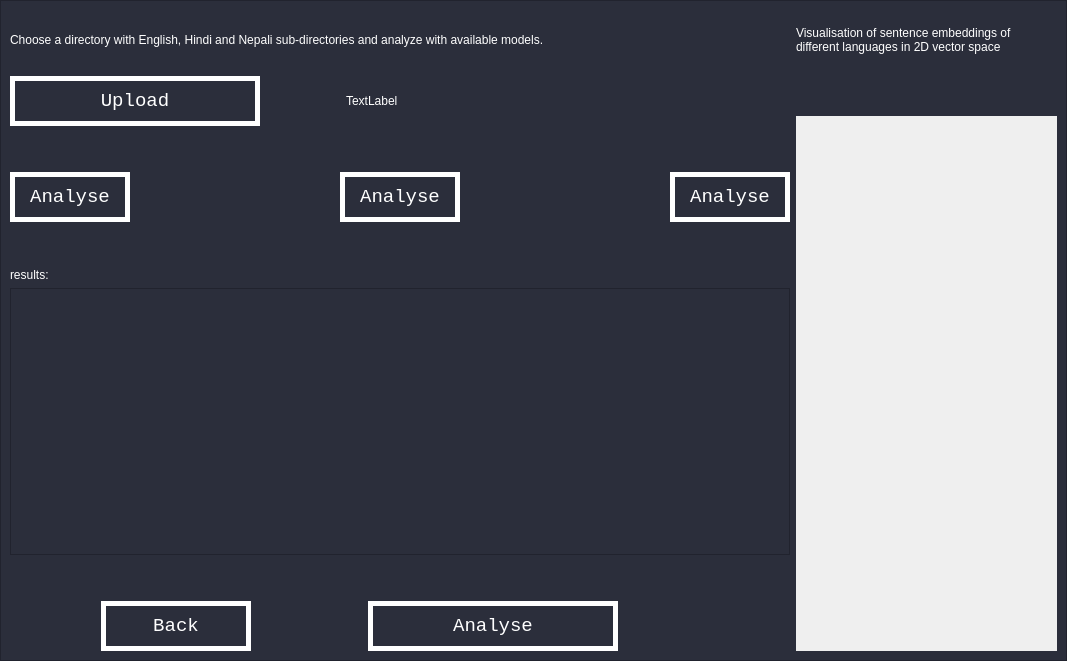
<?xml version="1.0" encoding="UTF-8"?>
<ui version="4.0">
 <class>player_window</class>
 <widget class="QMainWindow" name="player_window">
  <property name="enabled">
   <bool>true</bool>
  </property>
  <property name="geometry">
   <rect>
    <x>0</x>
    <y>0</y>
    <width>1067</width>
    <height>661</height>
   </rect>
  </property>
  <property name="sizePolicy">
   <sizepolicy hsizetype="Expanding" vsizetype="Expanding">
    <horstretch>1</horstretch>
    <verstretch>1</verstretch>
   </sizepolicy>
  </property>
  <property name="windowTitle">
   <string>MainWindow</string>
  </property>
  <property name="autoFillBackground">
   <bool>false</bool>
  </property>
  <property name="styleSheet">
   <string notr="true">background: rgb(43, 46, 59);
</string>
  </property>
  <widget class="QWidget" name="layout">
   <property name="minimumSize">
    <size>
     <width>1067</width>
     <height>661</height>
    </size>
   </property>
   <property name="cursor">
    <cursorShape>ArrowCursor</cursorShape>
   </property>
   <property name="styleSheet">
    <string notr="true">QWidget#landing{
background: rgb(43, 46, 59);
}</string>
   </property>
   <layout class="QGridLayout" name="gridLayout_2">
    <property name="leftMargin">
     <number>0</number>
    </property>
    <property name="topMargin">
     <number>0</number>
    </property>
    <property name="rightMargin">
     <number>0</number>
    </property>
    <property name="bottomMargin">
     <number>0</number>
    </property>
    <item row="0" column="0">
     <widget class="QFrame" name="frame">
      <property name="sizePolicy">
       <sizepolicy hsizetype="Expanding" vsizetype="Expanding">
        <horstretch>1</horstretch>
        <verstretch>1</verstretch>
       </sizepolicy>
      </property>
      <property name="sizeIncrement">
       <size>
        <width>10</width>
        <height>10</height>
       </size>
      </property>
      <property name="baseSize">
       <size>
        <width>200</width>
        <height>800</height>
       </size>
      </property>
      <property name="frameShape">
       <enum>QFrame::StyledPanel</enum>
      </property>
      <property name="frameShadow">
       <enum>QFrame::Raised</enum>
      </property>
      <layout class="QGridLayout" name="gridLayout">
       <item row="0" column="0">
        <layout class="QVBoxLayout" name="verticalLayout">
         <item>
          <widget class="QLabel" name="instructions_l">
           <property name="sizePolicy">
            <sizepolicy hsizetype="Expanding" vsizetype="Fixed">
             <horstretch>1</horstretch>
             <verstretch>0</verstretch>
            </sizepolicy>
           </property>
           <property name="minimumSize">
            <size>
             <width>0</width>
             <height>60</height>
            </size>
           </property>
           <property name="styleSheet">
            <string notr="true">font: 12pt &quot;MS Reference Sans Serif&quot;;
color: white;</string>
           </property>
           <property name="frameShape">
            <enum>QFrame::NoFrame</enum>
           </property>
           <property name="text">
            <string>Choose a directory with English, Hindi and Nepali sub-directories and analyze with available models.</string>
           </property>
           <property name="scaledContents">
            <bool>false</bool>
           </property>
           <property name="alignment">
            <set>Qt::AlignLeading|Qt::AlignLeft|Qt::AlignVCenter</set>
           </property>
           <property name="wordWrap">
            <bool>true</bool>
           </property>
           <property name="margin">
            <number>0</number>
           </property>
          </widget>
         </item>
         <item>
          <layout class="QHBoxLayout" name="horizontalLayout">
           <item>
            <widget class="QPushButton" name="analyse_b_2">
             <property name="sizePolicy">
              <sizepolicy hsizetype="Fixed" vsizetype="Fixed">
               <horstretch>0</horstretch>
               <verstretch>0</verstretch>
              </sizepolicy>
             </property>
             <property name="minimumSize">
              <size>
               <width>250</width>
               <height>50</height>
              </size>
             </property>
             <property name="baseSize">
              <size>
               <width>100</width>
               <height>100</height>
              </size>
             </property>
             <property name="styleSheet">
              <string notr="true">:enabled {
border-radius: 0px;
font-family: Courier New;
color: #ffffff;
font-size: 14pt;
background: transparent;
padding: 10pt 20pt 10pt 20pt;
border: 5px solid #ffffff;
text-decoration: none;
}
:hover {
background: white;
color: rgb(43, 46, 59);
border: 0px;
}</string>
             </property>
             <property name="text">
              <string>Upload</string>
             </property>
             <property name="default">
              <bool>false</bool>
             </property>
             <property name="flat">
              <bool>false</bool>
             </property>
            </widget>
           </item>
           <item>
            <spacer name="horizontalSpacer_3">
             <property name="orientation">
              <enum>Qt::Horizontal</enum>
             </property>
             <property name="sizeType">
              <enum>QSizePolicy::Fixed</enum>
             </property>
             <property name="sizeHint" stdset="0">
              <size>
               <width>80</width>
               <height>20</height>
              </size>
             </property>
            </spacer>
           </item>
           <item>
            <widget class="QLabel" name="label">
             <property name="styleSheet">
              <string notr="true">font: 12pt &quot;MS Reference Sans Serif&quot;;
color: white;</string>
             </property>
             <property name="text">
              <string>TextLabel</string>
             </property>
            </widget>
           </item>
          </layout>
         </item>
         <item>
          <spacer name="verticalSpacer_4">
           <property name="orientation">
            <enum>Qt::Vertical</enum>
           </property>
           <property name="sizeType">
            <enum>QSizePolicy::Fixed</enum>
           </property>
           <property name="sizeHint" stdset="0">
            <size>
             <width>20</width>
             <height>40</height>
            </size>
           </property>
          </spacer>
         </item>
         <item>
          <layout class="QHBoxLayout" name="horizontalLayout_5">
           <item>
            <widget class="QPushButton" name="analyse_b_5">
             <property name="sizePolicy">
              <sizepolicy hsizetype="Fixed" vsizetype="Fixed">
               <horstretch>0</horstretch>
               <verstretch>0</verstretch>
              </sizepolicy>
             </property>
             <property name="minimumSize">
              <size>
               <width>120</width>
               <height>50</height>
              </size>
             </property>
             <property name="baseSize">
              <size>
               <width>100</width>
               <height>100</height>
              </size>
             </property>
             <property name="styleSheet">
              <string notr="true">:enabled {
border-radius: 0px;
font-family: Courier New;
color: #ffffff;
font-size: 14pt;
background: transparent;
padding: 10pt 20pt 10pt 20pt;
border: 5px solid #ffffff;
text-decoration: none;
}
:hover {
background: white;
color: rgb(43, 46, 59);
border: 0px;
}</string>
             </property>
             <property name="text">
              <string>Analyse</string>
             </property>
             <property name="default">
              <bool>false</bool>
             </property>
             <property name="flat">
              <bool>false</bool>
             </property>
            </widget>
           </item>
           <item>
            <spacer name="horizontalSpacer_7">
             <property name="orientation">
              <enum>Qt::Horizontal</enum>
             </property>
             <property name="sizeHint" stdset="0">
              <size>
               <width>80</width>
               <height>20</height>
              </size>
             </property>
            </spacer>
           </item>
           <item>
            <widget class="QPushButton" name="analyse_b_6">
             <property name="sizePolicy">
              <sizepolicy hsizetype="Fixed" vsizetype="Fixed">
               <horstretch>0</horstretch>
               <verstretch>0</verstretch>
              </sizepolicy>
             </property>
             <property name="minimumSize">
              <size>
               <width>120</width>
               <height>50</height>
              </size>
             </property>
             <property name="baseSize">
              <size>
               <width>100</width>
               <height>100</height>
              </size>
             </property>
             <property name="styleSheet">
              <string notr="true">:enabled {
border-radius: 0px;
font-family: Courier New;
color: #ffffff;
font-size: 14pt;
background: transparent;
padding: 10pt 20pt 10pt 20pt;
border: 5px solid #ffffff;
text-decoration: none;
}
:hover {
background: white;
color: rgb(43, 46, 59);
border: 0px;
}</string>
             </property>
             <property name="text">
              <string>Analyse</string>
             </property>
             <property name="default">
              <bool>false</bool>
             </property>
             <property name="flat">
              <bool>false</bool>
             </property>
            </widget>
           </item>
           <item>
            <spacer name="horizontalSpacer_8">
             <property name="orientation">
              <enum>Qt::Horizontal</enum>
             </property>
             <property name="sizeHint" stdset="0">
              <size>
               <width>80</width>
               <height>20</height>
              </size>
             </property>
            </spacer>
           </item>
           <item>
            <widget class="QPushButton" name="analyse_b_7">
             <property name="sizePolicy">
              <sizepolicy hsizetype="Fixed" vsizetype="Fixed">
               <horstretch>0</horstretch>
               <verstretch>0</verstretch>
              </sizepolicy>
             </property>
             <property name="minimumSize">
              <size>
               <width>120</width>
               <height>50</height>
              </size>
             </property>
             <property name="baseSize">
              <size>
               <width>100</width>
               <height>100</height>
              </size>
             </property>
             <property name="styleSheet">
              <string notr="true">:enabled {
border-radius: 0px;
font-family: Courier New;
color: #ffffff;
font-size: 14pt;
background: transparent;
padding: 10pt 20pt 10pt 20pt;
border: 5px solid #ffffff;
text-decoration: none;
}
:hover {
background: white;
color: rgb(43, 46, 59);
border: 0px;
}</string>
             </property>
             <property name="text">
              <string>Analyse</string>
             </property>
             <property name="default">
              <bool>false</bool>
             </property>
             <property name="flat">
              <bool>false</bool>
             </property>
            </widget>
           </item>
          </layout>
         </item>
         <item>
          <spacer name="verticalSpacer_2">
           <property name="orientation">
            <enum>Qt::Vertical</enum>
           </property>
           <property name="sizeType">
            <enum>QSizePolicy::Fixed</enum>
           </property>
           <property name="sizeHint" stdset="0">
            <size>
             <width>20</width>
             <height>40</height>
            </size>
           </property>
          </spacer>
         </item>
         <item>
          <widget class="QLabel" name="english_l">
           <property name="enabled">
            <bool>true</bool>
           </property>
           <property name="sizePolicy">
            <sizepolicy hsizetype="Fixed" vsizetype="Fixed">
             <horstretch>0</horstretch>
             <verstretch>0</verstretch>
            </sizepolicy>
           </property>
           <property name="styleSheet">
            <string notr="true">font: 12pt &quot;MS Reference Sans Serif&quot;;
color: white;</string>
           </property>
           <property name="text">
            <string>results:</string>
           </property>
          </widget>
         </item>
         <item>
          <widget class="QTableWidget" name="tableWidget"/>
         </item>
         <item>
          <spacer name="verticalSpacer">
           <property name="orientation">
            <enum>Qt::Vertical</enum>
           </property>
           <property name="sizeType">
            <enum>QSizePolicy::Fixed</enum>
           </property>
           <property name="sizeHint" stdset="0">
            <size>
             <width>591</width>
             <height>40</height>
            </size>
           </property>
          </spacer>
         </item>
         <item>
          <layout class="QHBoxLayout" name="horizontalLayout_3">
           <item>
            <widget class="QPushButton" name="back_b">
             <property name="sizePolicy">
              <sizepolicy hsizetype="Fixed" vsizetype="Fixed">
               <horstretch>0</horstretch>
               <verstretch>0</verstretch>
              </sizepolicy>
             </property>
             <property name="minimumSize">
              <size>
               <width>150</width>
               <height>50</height>
              </size>
             </property>
             <property name="baseSize">
              <size>
               <width>100</width>
               <height>100</height>
              </size>
             </property>
             <property name="styleSheet">
              <string notr="true">:enabled {
border-radius: 0px;
font-family: Courier New;
color: #ffffff;
font-size: 14pt;
background: transparent;
padding: 10pt 20pt 10pt 20pt;
border: 5px solid #ffffff;
text-decoration: none;
}
:hover {
background: white;
color: rgb(43, 46, 59);
border: 0px;
}</string>
             </property>
             <property name="text">
              <string>Back</string>
             </property>
             <property name="default">
              <bool>false</bool>
             </property>
             <property name="flat">
              <bool>false</bool>
             </property>
            </widget>
           </item>
           <item>
            <spacer name="horizontalSpacer">
             <property name="orientation">
              <enum>Qt::Horizontal</enum>
             </property>
             <property name="sizeType">
              <enum>QSizePolicy::Fixed</enum>
             </property>
             <property name="sizeHint" stdset="0">
              <size>
               <width>20</width>
               <height>20</height>
              </size>
             </property>
            </spacer>
           </item>
           <item>
            <widget class="QPushButton" name="analyse_b">
             <property name="sizePolicy">
              <sizepolicy hsizetype="Fixed" vsizetype="Fixed">
               <horstretch>0</horstretch>
               <verstretch>0</verstretch>
              </sizepolicy>
             </property>
             <property name="minimumSize">
              <size>
               <width>250</width>
               <height>50</height>
              </size>
             </property>
             <property name="baseSize">
              <size>
               <width>100</width>
               <height>100</height>
              </size>
             </property>
             <property name="styleSheet">
              <string notr="true">:enabled {
border-radius: 0px;
font-family: Courier New;
color: #ffffff;
font-size: 14pt;
background: transparent;
padding: 10pt 20pt 10pt 20pt;
border: 5px solid #ffffff;
text-decoration: none;
}
:hover {
background: white;
color: rgb(43, 46, 59);
border: 0px;
}</string>
             </property>
             <property name="text">
              <string>Analyse</string>
             </property>
             <property name="default">
              <bool>false</bool>
             </property>
             <property name="flat">
              <bool>false</bool>
             </property>
            </widget>
           </item>
           <item>
            <spacer name="horizontalSpacer_2">
             <property name="orientation">
              <enum>Qt::Horizontal</enum>
             </property>
             <property name="sizeType">
              <enum>QSizePolicy::Fixed</enum>
             </property>
             <property name="sizeHint" stdset="0">
              <size>
               <width>80</width>
               <height>20</height>
              </size>
             </property>
            </spacer>
           </item>
          </layout>
         </item>
        </layout>
       </item>
       <item row="0" column="1">
        <layout class="QVBoxLayout" name="verticalLayout_5" stretch="1,0,10">
         <property name="sizeConstraint">
          <enum>QLayout::SetMaximumSize</enum>
         </property>
         <item>
          <widget class="QLabel" name="graphTitle_l">
           <property name="sizePolicy">
            <sizepolicy hsizetype="Preferred" vsizetype="Fixed">
             <horstretch>0</horstretch>
             <verstretch>0</verstretch>
            </sizepolicy>
           </property>
           <property name="minimumSize">
            <size>
             <width>0</width>
             <height>60</height>
            </size>
           </property>
           <property name="styleSheet">
            <string notr="true">font: 12pt &quot;MS Reference Sans Serif&quot;;
color: white;</string>
           </property>
           <property name="text">
            <string>Visualisation of sentence embeddings of different languages in 2D vector space</string>
           </property>
           <property name="alignment">
            <set>Qt::AlignLeading|Qt::AlignLeft|Qt::AlignVCenter</set>
           </property>
           <property name="wordWrap">
            <bool>true</bool>
           </property>
          </widget>
         </item>
         <item>
          <spacer name="verticalSpacer_3">
           <property name="orientation">
            <enum>Qt::Vertical</enum>
           </property>
           <property name="sizeType">
            <enum>QSizePolicy::Fixed</enum>
           </property>
           <property name="sizeHint" stdset="0">
            <size>
             <width>20</width>
             <height>40</height>
            </size>
           </property>
          </spacer>
         </item>
         <item>
          <widget class="PlotWidget" name="graphWidget" native="true">
           <property name="sizePolicy">
            <sizepolicy hsizetype="Preferred" vsizetype="Minimum">
             <horstretch>0</horstretch>
             <verstretch>0</verstretch>
            </sizepolicy>
           </property>
           <property name="autoFillBackground">
            <bool>true</bool>
           </property>
           <property name="styleSheet">
            <string notr="true">background: rgb(FF, FF, FF);</string>
           </property>
          </widget>
         </item>
        </layout>
       </item>
      </layout>
     </widget>
    </item>
   </layout>
  </widget>
 </widget>
 <customwidgets>
  <customwidget>
   <class>PlotWidget</class>
   <extends>QWidget</extends>
   <header location="global">pyqtgraph</header>
   <container>1</container>
  </customwidget>
 </customwidgets>
 <resources/>
 <connections/>
</ui>
